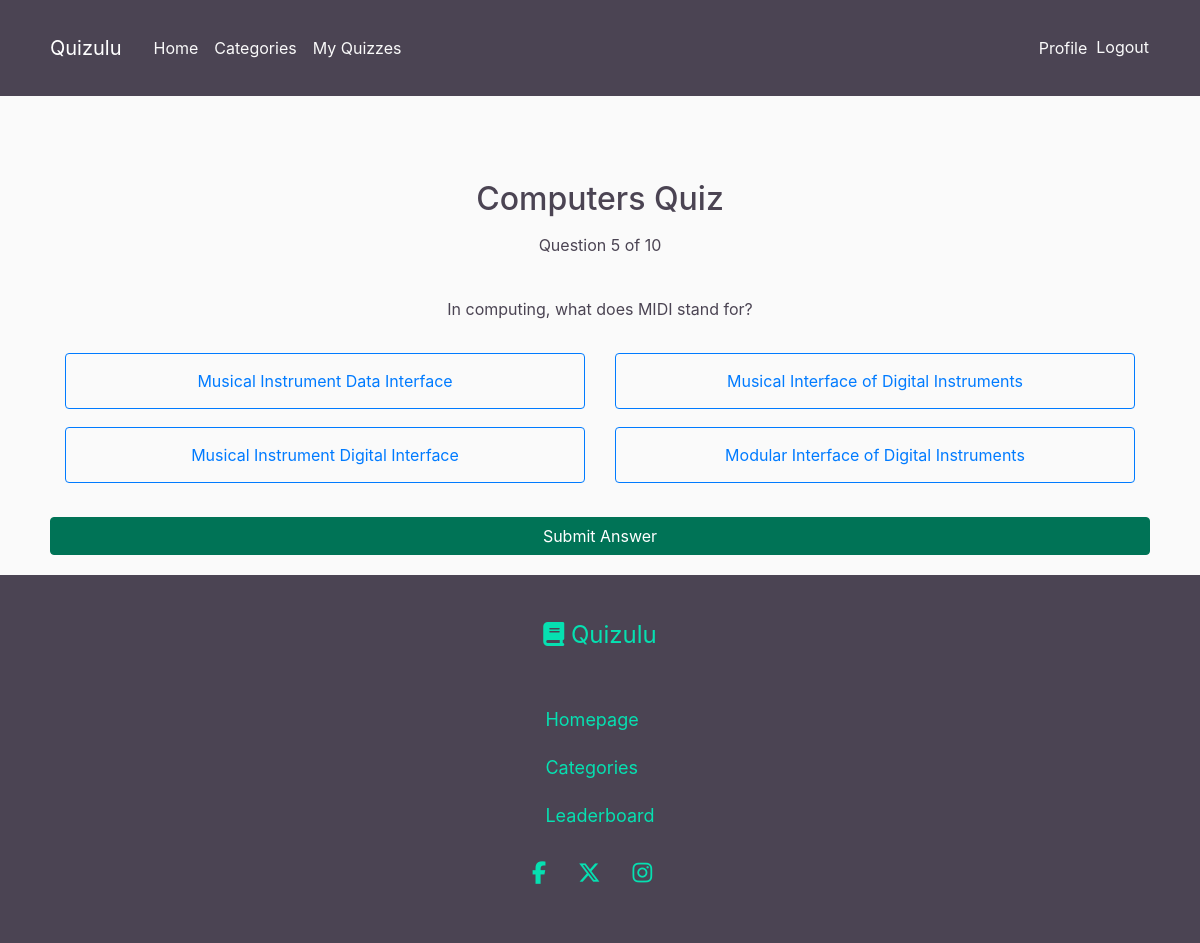
/quiz/21/play/ (signed in), run on the app's committed database.
### quiz_app/models.py (models this page shows, shortened)
class Quiz(models.Model):
    title = models.CharField(max_length=100)
    category = models.CharField(max_length=50, choices=[
        ('general', 'General Knowledge'),
        ('books', 'Entertainment: Books'),
        ('film', 'Entertainment: Film'),
        ('music', 'Entertainment: Music'),
        ('musicals', 'Entertainment: Musicals & Theatres'),
        ('television', 'Entertainment: Television'),
        ('videoGames', 'Entertainment: Video Games'),
        ('boardGames', 'Entertainment: Board Games'),
        ('nature', 'Science & Nature'),
        ('computers', 'Science: Computers'),
        ('mathematics', 'Science: Mathematics'),
        ('mythology', 'Mythology'),
        ('sports', 'Sports'),
        ('geography', 'Geography'),
        ('history', 'History'),
        ('politics', 'Politics'),
        ('art', 'Art'),
        ('celebrities', 'Celebrities'),
        ('animals', 'Animals'),
        ('vehicles', 'Vehicles'),
        ('comics', 'Entertainment: Comics'),
        ('gadgets', 'Science: Gadgets'),
        ('anime', 'Entertainment: Japanese Anime & Manga'),
        ('cartoons', 'Entertainment: Cartoon & Animations')
    ])
    description = models.TextField()
    created_by = models.ForeignKey(User, on_delete=models.CASCADE)

class Question(models.Model):
    quiz = models.ForeignKey(Quiz, on_delete=models.CASCADE)
    question_text = models.CharField(max_length=300)
    correct_answer = models.CharField(max_length=300)
    incorrect_answer1 = models.CharField(max_length=300)
    incorrect_answer2 = models.CharField(max_length=300)
    incorrect_answer3 = models.CharField(max_length=300, null=True, blank=True)

### quiz_app/views.py (the view, shortened to what this page needs)
# urls.py: path('quiz/<int:quiz_id>/play/', views.play_quiz, name='play_quiz'),
@login_required
def play_quiz(request, quiz_id):
    quiz = get_object_or_404(Quiz, pk=quiz_id)
    questions = list(quiz.question_set.all())
    if not questions:
        return render(request, 'quiz_app/empty_quiz.html', {'quiz': quiz})
    progress, created = UserQuizProgress.objects.get_or_create(
                            user=request.user, quiz=quiz)
    current_question_index = (progress.current_question_index
                              if not created else 0)
    if current_question_index >= len(questions):
        return redirect('quiz_results', quiz_id=quiz_id)
    current_question = questions[current_question_index]
    answers = [current_question.correct_answer]
    if current_question.incorrect_answer1:
        answers.append(current_question.incorrect_answer1)
    if current_question.incorrect_answer2:
        answers.append(current_question.incorrect_answer2)
    if current_question.incorrect_answer3:
        answers.append(current_question.incorrect_answer3)
    random.shuffle(answers)
    context = {
        'quiz': quiz,
        'question': current_question.question_text,
        'answers': answers,
        'question_number': current_question_index + 1,
        'total_questions': len(questions),
    }
    return render(request, 'quiz_app/play_quiz.html', context)

### quiz_app/templates/quiz_app/play_quiz.html (shortened to what this page needs)
{% extends "quiz_app/base.html" %}
{% load static %}
{% block content %}
<div class="container mt-4">
    <h2 class="text-center">{{ quiz.title }}</h2>
    <p class="text-center">Question {{ question_number }} of {{ total_questions }}</p>
    <form method="post" class="mt-4">
        <div class="text-center">
            <p>{{ question|safe }}</p>
            <div class="row">
                {% for answer in answers %}
                <div class="col-6 mb-2">
                    <button type="button" class="btn btn-outline-primary w-100 answer-button" data-value="{{ answer }}">
                        {{ answer }}
                    </button>
                </div>
                {% endfor %}
            </div>
            <button type="submit" name="submit_answer" class="btn btn-primary mt-3">Submit Answer</button>
        </div>
    </form>
</div>
{% endblock content %}

### quiz_app/static/quiz_app/main.css (style rules this page uses)
html, body { height: 100%; margin: 0; display: flex; flex-direction: column; }
body { background-color: #fafafa; color: #4B4453; }
h1, h2, h3, h4, h5, h6 { color: #4B4453; }
p { margin-top: 0.9rem; padding-bottom: 1rem; }
.row { margin: 0; }
.btn-primary { width: 100%; margin-top: 1rem; background-color: #007356; border-color: #007356; color: #FFFFFF; }
.container { padding: 20px; }
.answer-button { display: block; width: 100%; max-width: 100%; box-sizing: border-box; padding-top: 15px; padding-bottom: 15px; margin-bottom: 10px; white-space: normal; word-wrap: break-word; transition: background-color 0.3s, color 0.3s; }

### data on the page
Quiz: title "Computers Quiz"
Question: question_text "In computing, what does MIDI stand for?", answers "Musical Instrument Data Interface" "Musical Interface of Digital Instruments" "Musical Instrument Digital Interface" "Modular Interface of Digital Instruments"

### other printed values
{{ question_number }} "5"
{{ total_questions }} "10"
